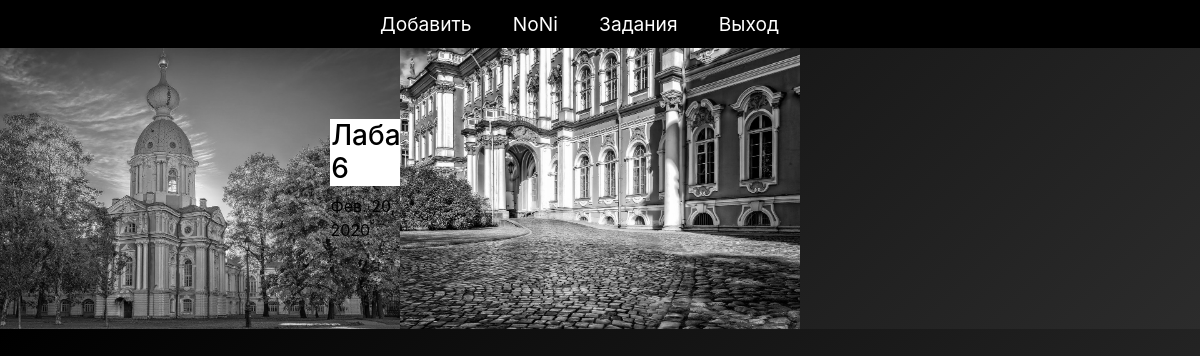
Before: /tasks (signed in) with the older database file.
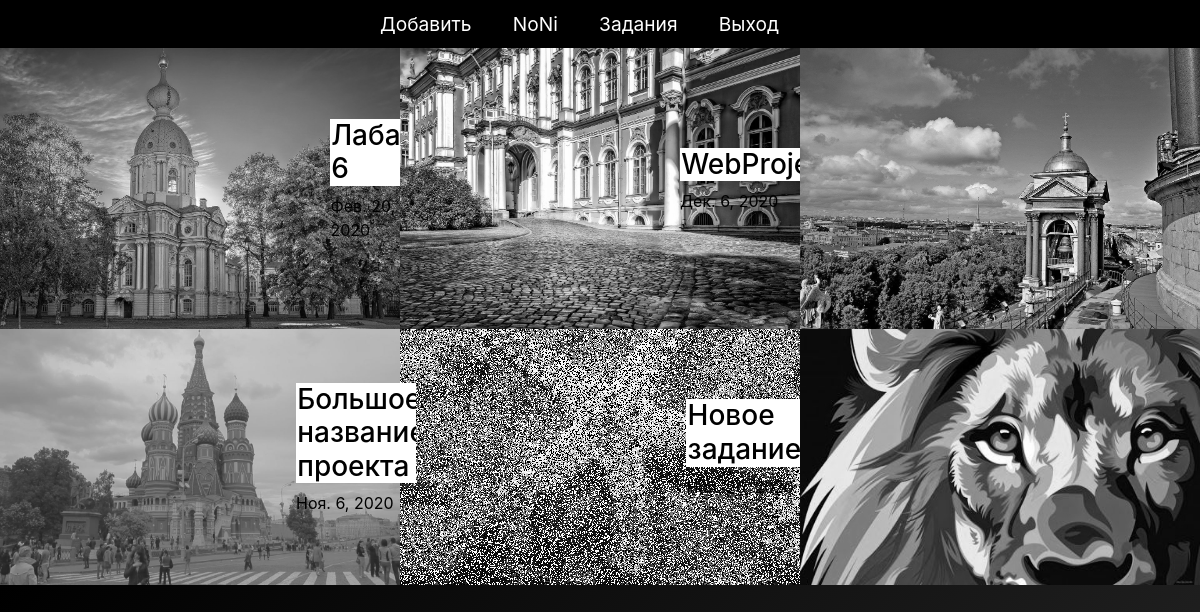
After: the same page with the newer database file.
### sod/models.py (models this page shows, shortened)
class UserTasks(models.Model):
    user = models.ForeignKey(Profile, on_delete=models.CASCADE)
    task = models.ForeignKey(Task, on_delete=models.CASCADE)

class Task(models.Model):
    name = models.CharField('Название', max_length=50)
    description = models.TextField('Описание')
    date = models.DateField()
    object = models.CharField('Название предмета', max_length=50)
    image = models.ImageField("Изображение", upload_to="images/", default="images/default.jpg")

### sod/views.py (the view)
# urls.py: path('tasks', views.get_usertask, name='tasks'),
def get_usertask(request):
    pairs = UserTasks.objects.all()
    rem_date = dict()
    for pair in pairs:
        if pair.user_id == request.user.id:
            rem_date[pair.task.id] = (pair.task.date - datetime.date.today()).days
    return render(
        request,
        'sod/tasks.html',
        {'pairs_list': pairs,
         'rem_date': rem_date}
    )

### templates/sod/tasks.html (shortened to what this page needs)
{% extends "sod/base.html" %}
{% block content %}
    <main>
        <section class="Tasks">
            {% for pair in pairs_list %}
                {% if pair.user.id == user.profile.id %}
                    <div onClick="window.location.href='description-{{ pair.task.id }}'" style="background: url('{{ pair.task.image.url }}')">
                        <div class="Description">
                            <h3>{{ pair.task.name }}</h3>
                            <p>{{ pair.task.date }}</p>
                        </div>
                        <img src="{{ pair.task.image.url }}" alt="Пикча">
                    </div>
                {% endif %}
            {% endfor %}
        </section>
    </main>
{% endblock content %}

### templates/sod/base.html (shortened to what this page needs)
{% extends 'base_main.html' %}

### templates/base_main.html (shortened to what this page needs)
<!DOCTYPE html>
{% load static %}
<html lang="ru">
<head>
    <link rel="stylesheet" type="text/css" href={% static "css/style.css" %}>
    <link rel="stylesheet" href="https://stackpath.bootstrapcdn.com/bootstrap/4.5.2/css/bootstrap.min.css">
</head>
<body style="background: linear-gradient(-45deg, #2C2C2C, black)">
{% include 'include/header_main.html' %}
<div class="Page">
    {% block content %}
    {% endblock content %}
</div>
</body>
</html>

### templates/include/header_main.html (shortened to what this page needs)
<header>
    <nav>
        <div class="Nav" id="INav">
            <div id="FullMenu">
                <a href="add">Добавить</a>
                {% if user.is_authenticated %}
                    <a href="profile-{{ user.id }}">{{ user.username }}</a>
                {% endif %}
                <a href="tasks" class="Task">Задания</a>
                <a href="{% url 'login' %}">Выход</a>
            </div>
        </div>
    </nav>
</header>

### static/css/style.css (style rules this page uses)
.Nav { display: flex; flex-direction: row; background-color: black; height: 3rem; justify-content: center; }
.Nav > div { display: flex; flex-direction: row; justify-content: center; }
.Nav > div > a { margin-right: 15%; color: white; margin-top: auto; margin-bottom: auto; text-decoration: none; font-size: larger; }
.Tasks { display: grid; grid-template-columns: repeat(3, 1fr); }
.Tasks > div > div > * { color: Black; }
.Tasks > div { display: flex; position: relative; justify-content: right; filter: grayscale(100%); transition-duration: 0.6s; }
.Tasks > div > div { width: 30%; color: black; text-decoration: none; display: flex; flex-direction: column; justify-content: center; }
.Tasks .Description h3 { padding-left: 1%; background: white; }
.Tasks > div > img { display: flex; width: 100%; max-width: 450px; height: 100%; max-height: 300px; }

Changed rows visible on the page:
added UserTasks: task.image (picture), task.name "WebProject", task "Дек. 6, 2020"
added UserTasks: task.image (picture)
added UserTasks: task.image (picture), task.name "Большое название проекта", task "Ноя. 6, 2020"
added UserTasks: task.image (picture), task.name "Новое задание", task "Ноя. 26, 2020"
